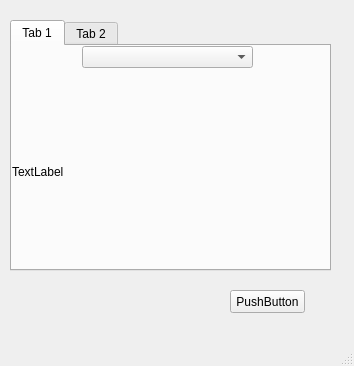
<?xml version="1.0" encoding="UTF-8"?>
<ui version="4.0">
 <class>MainWindow</class>
 <widget class="QMainWindow" name="MainWindow">
  <property name="geometry">
   <rect>
    <x>0</x>
    <y>0</y>
    <width>354</width>
    <height>366</height>
   </rect>
  </property>
  <property name="windowTitle">
   <string>MainWindow</string>
  </property>
  <widget class="QWidget" name="centralwidget">
   <widget class="QTabWidget" name="tabWidget">
    <property name="geometry">
     <rect>
      <x>10</x>
      <y>20</y>
      <width>321</width>
      <height>251</height>
     </rect>
    </property>
    <widget class="QWidget" name="tab">
     <attribute name="title">
      <string>Tab 1</string>
     </attribute>
     <widget class="QComboBox" name="tab1_combobox">
      <property name="geometry">
       <rect>
        <x>70</x>
        <y>0</y>
        <width>171</width>
        <height>22</height>
       </rect>
      </property>
     </widget>
     <widget class="QLabel" name="tab1_label">
      <property name="geometry">
       <rect>
        <x>0</x>
        <y>30</y>
        <width>311</width>
        <height>191</height>
       </rect>
      </property>
      <property name="text">
       <string>TextLabel</string>
      </property>
     </widget>
    </widget>
    <widget class="QWidget" name="tab_2">
     <attribute name="title">
      <string>Tab 2</string>
     </attribute>
    </widget>
   </widget>
   <widget class="QPushButton" name="pushButton">
    <property name="geometry">
     <rect>
      <x>230</x>
      <y>290</y>
      <width>75</width>
      <height>23</height>
     </rect>
    </property>
    <property name="text">
     <string>PushButton</string>
    </property>
   </widget>
  </widget>
  <widget class="QMenuBar" name="menubar">
   <property name="geometry">
    <rect>
     <x>0</x>
     <y>0</y>
     <width>354</width>
     <height>23</height>
    </rect>
   </property>
  </widget>
  <widget class="QStatusBar" name="statusbar"/>
 </widget>
 <resources/>
 <connections/>
</ui>
